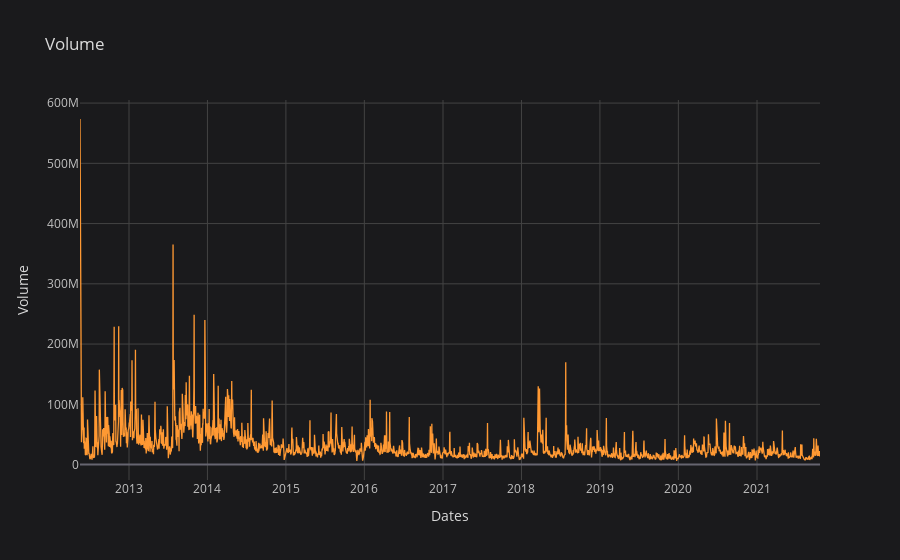

Notebook code cell kept with this figure:
### Code cell
fb['Volume'].iplot(title='Volume', xTitle='Dates', yTitle='Volume', theme='space')

### Figure 1 — Plotly figure (JSON) as saved in the notebook; plotly's stock layout.template omitted (floating-point values rounded to 4 significant figures; data arrays with more than 128 entries replaced by an {"elided": "..."} marker saying what was removed)
{"data": [{"line": {"color": "rgba(255, 153, 51, 1.0)", "dash": "solid", "shape": "linear", "width": 1.3}, "mode": "lines", "name": "Volume", "text": "", "type": "scatter", "x": {"elided": "2373 str values"}, "y": {"elided": "2373 int values"}}], "layout": {"legend": {"bgcolor": "#1A1A1C", "font": {"color": "#D9D9D9"}}, "paper_bgcolor": "#1A1A1C", "plot_bgcolor": "#1A1A1C", "title": {"font": {"color": "#D9D9D9"}, "text": "Volume"}, "xaxis": {"gridcolor": "#434343", "showgrid": true, "tickfont": {"color": "#C2C2C2"}, "title": {"font": {"color": "#D9D9D9"}, "text": "Dates"}, "zerolinecolor": "#666570"}, "yaxis": {"gridcolor": "#434343", "showgrid": true, "tickfont": {"color": "#C2C2C2"}, "title": {"font": {"color": "#D9D9D9"}, "text": "Volume"}, "zerolinecolor": "#666570"}}}
